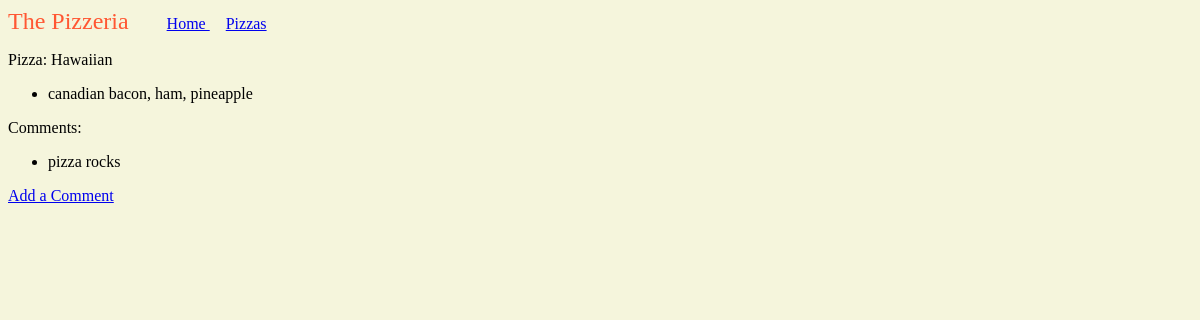
The page /pizzas/2/ on the database as committed earlier.
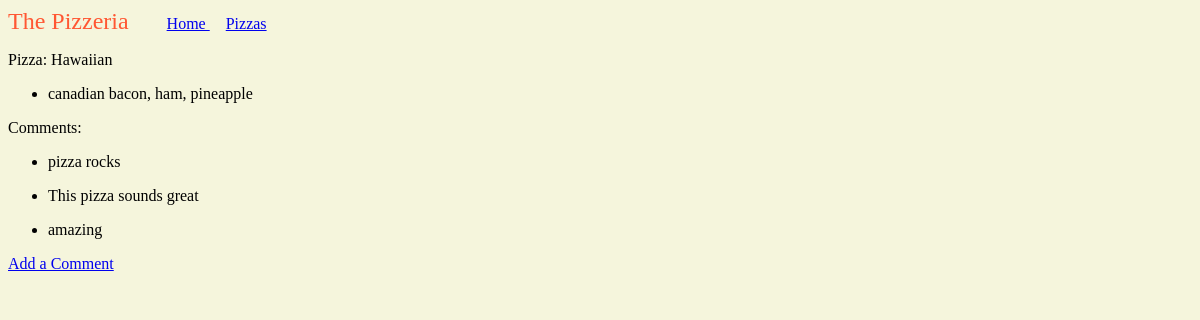
The same page on the database as committed later.
### pizzas/models.py (models this page shows, shortened)
class Pizza(models.Model):
    name = models.CharField(max_length=200)
    def __str__(self):
        return self.name

class Topping(models.Model):
    pizza = models.ForeignKey(Pizza, on_delete=models.CASCADE)
    name = models.TextField()

class Comment(models.Model):
    pizza = models.ForeignKey(Pizza, on_delete=models.CASCADE)
    text = models.TextField()
    date_added = models.DateTimeField(auto_now_add=True)

### pizzas/views.py (the view)
# urls.py: path('pizzas/<int:pizza_id>/', views.pizza, name='pizza'),
def pizza(request, pizza_id):
    pizza = Pizza.objects.get(id=pizza_id)
    toppings = pizza.topping_set.order_by('pizza')
    comment = pizza.comment_set.order_by('pizza')
    context = {'pizza': pizza, 'toppings': toppings, 'comment': comment}
    return render(request, 'pizzas/pizza.html', context)

### pizzas/templates/pizzas/pizza.html
{% extends "pizzas/base.html" %}
{% block content %}
<p> Pizza: {{ pizza }} </p>
<ul>
    {% for topping in toppings %}
    <li>
        <p>{{ topping.name | linebreaks }}</p>
    </li>
    {% empty %}
    <li> There are no toppings on this pizza. </li>
    {% endfor %}
</ul>
<p> Comments: </p>
<ul>
    {% for c in comment %}
    <li>
        <p>{{ c.text | linebreaks }}</p>
    </li>
    {% empty %}
    <li> There are no comments on this pizza. </li>
    {% endfor %}
</ul>
<p> <a href="{% url 'pizzas:comment' pizza.id %}"> Add a Comment </a></p>
{% endblock content %}

### pizzas/templates/pizzas/base.html (shortened to what this page needs)
<p>
    <body style="background-color: beige;"> </body>
    <font face="Optima" size="5px" color="FF5733"> The Pizzeria </font>
    <a href="{% url 'pizzas:index' %}"> Home
    </a>
    <a href="{% url 'pizzas:pizzas' %}"> Pizzas
    </a>
</p>
{% block content %}
{% endblock content %}

Rows that differ between the two databases and show on the page:
added Comment: text "This pizza sounds great"
added Comment: text "amazing"
